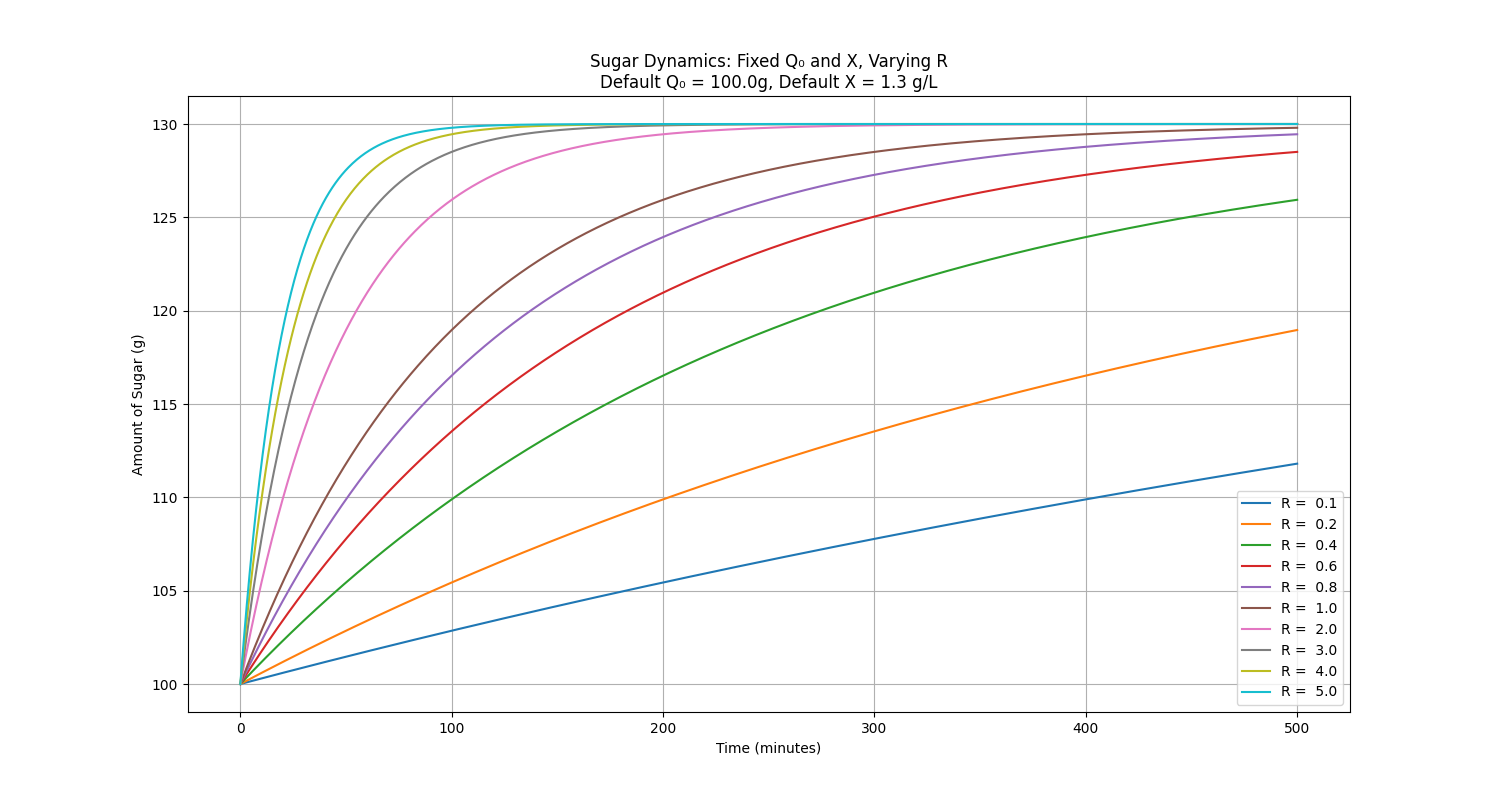

Write Python code to recreate this figure.
import numpy as np
import matplotlib.pyplot as plt
from scipy.integrate import odeint

def dQ_dt(Q, t, R, X):
    return R * (X - Q/100)  # ODE：dQ/dt = XR - (Q/100)R

figure_size = (15, 8)
t = np.linspace(0, 500, 1000)

R_values = [0.1, 0.2, 0.4, 0.6, 0.8, 1, 2, 3, 4, 5]
print('Generating the graph of fixed Q₀ and X, varying R');
Q0 = float(input('Please input fixed Q₀(g): '))
X = float(input('Please input fixed X(g/L): '))

plt.figure(figsize=figure_size)    # figure size

for R in R_values:
    solution = odeint(dQ_dt, Q0, t, args=(R, X))
    plt.plot(t, solution, label=f'R = {R:>4.1f}')

plt.xlabel('Time (minutes)')
plt.ylabel('Amount of Sugar (g)')
plt.title(f'Sugar Dynamics: Fixed Q₀ and X, Varying R\nDefault Q₀ = {Q0}g, Default X = {X} g/L')
plt.legend()
plt.grid(True)
plt.savefig('R.png')
plt.close()

print("The plot have been generated successfully!")
print("File Name: R.png")